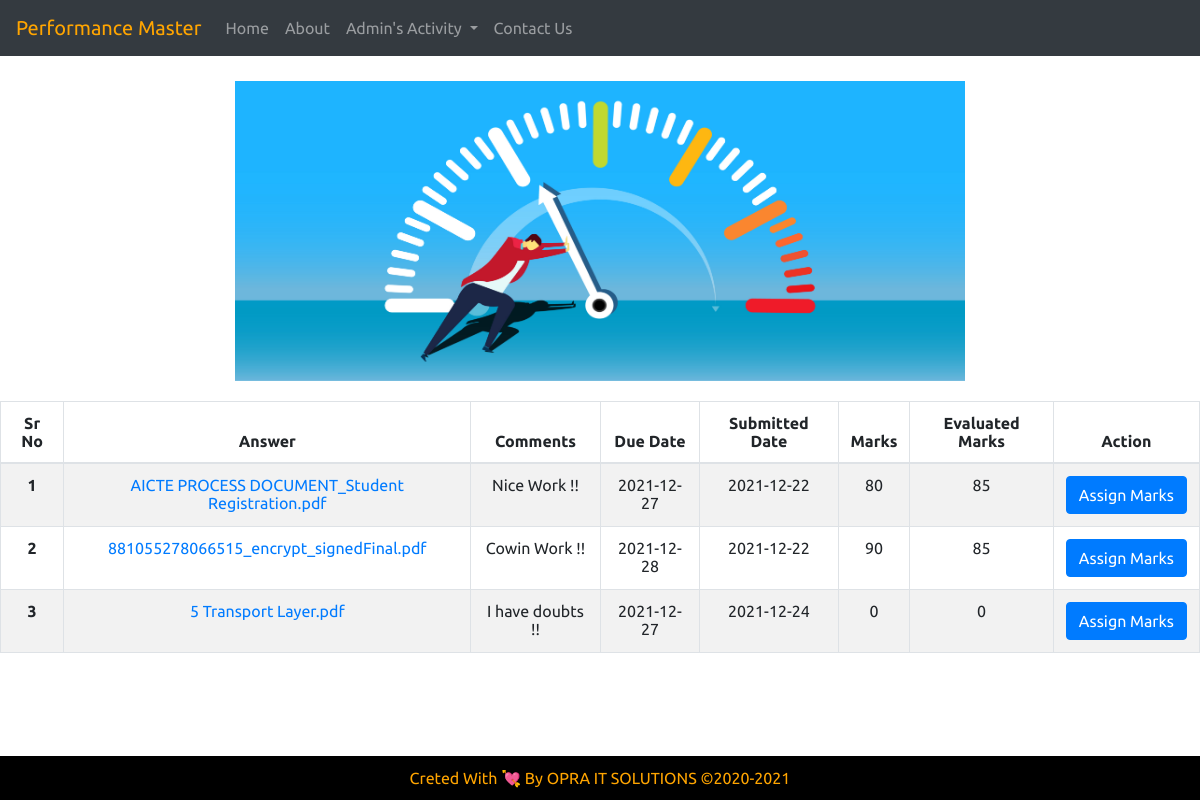
/Admin_Performance.php, run on the app's committed database.
### tables this page shows
CREATE TABLE `performance` (
  `Assignment_id` int(11) NOT NULL,
  `user_id` int(100) NOT NULL,
  `Answers` varchar(255) NOT NULL,
  `Comments` varchar(255) NOT NULL,
  `due_date` date NOT NULL,
  `submitted_date` date NOT NULL,
  `Marks` int(100) NOT NULL,
  `Evaluated_Marks` int(100) NOT NULL,
  `Certificate` varchar(100) NOT NULL
);

### Admin_Performance.php (the view, shortened to what this page needs)
<?php
include('./database.php');
$Fetch_Assignments = "SELECT * FROM `performance`";
$Result = mysqli_query($Con, $Fetch_Assignments);
?>
<!DOCTYPE html>
<html lang="en">
<head>
    <link rel="stylesheet" href="https://maxcdn.bootstrapcdn.com/bootstrap/4.0.0/css/bootstrap.min.css">
    <link rel="stylesheet" href="https://cdnjs.cloudflare.com/ajax/libs/font-awesome/4.7.0/css/font-awesome.css" />
    <link rel="stylesheet" href="style.css">
</head>
<body>
<nav class="navbar navbar-expand-lg navbar-dark bg-dark">
        <a class="navbar-brand" href="#">Performance Master</a>
        <div class="collapse navbar-collapse" id="navbarSupportedContent">
            <ul class="navbar-nav mr-auto">
                <li class="nav-item ">
                    <a class="nav-link" href="/PBRS_0/index1.php">Home <span class="sr-only">(current)</span></a>
                </li>
                <li class="nav-item">
                    <a class="nav-link" href="/PBRS_0/about.html">About</a>
                </li>
                <li class="nav-item dropdown">
                    <a class="nav-link dropdown-toggle" href="#" id="navbarDropdown" role="button"
                        data-toggle="dropdown" aria-haspopup="true" aria-expanded="false">
                        Admin's Activity
                    </a>
                </li>
                <li class="nav-item ">
                    <a class="nav-link" href="/contact.html">Contact Us</a>
                </li>
            </ul>
        </div>
    </nav>
    <div class="assignmets">
        <div class="top_div">
            <img src="performance_test.jpg" style="height: 300px;">
        </div>
        <div class="right_div">
            <table class="table table-bordered table-striped">
                <thead>
                    <tr>
                        <th scope="col">Sr No</th>
                        <th scope="col">Answer</th>
                        <th scope="col">Comments</th>
                        <th scope="col">Due Date</th>
                        <th scope="col">Submitted Date</th>
                        <th scope="col">Marks</th>
                        <th scope="col">Evaluated Marks</th>
                        <th scope="col">Action</th>
                    </tr>
                </thead>
                <tbody>
                    <?php
                    $Count = 1;
                    while ($Row = mysqli_fetch_assoc($Result)) {
                    ?>
                        <form method="POST">
                            <tr>
                                <th scope="row"><?php echo $Count; ?></th>
                                <td> <a href="./Performance/<?php echo $Row['Answers']; ?>" download><?php echo $Row['Answers']; ?></a></td>
                                <td><?php echo $Row['Comments']; ?></td>
                                <td><?php echo $Row['due_date']; ?></td>
                                <td><?php echo $Row['submitted_date']; ?></td>
                                <td><?php echo $Row['Marks']; ?></td>
                                <td><?php echo $Row['Evaluated_Marks']; ?></td>
                                <td><button class="btn btn-primary" name="Assign_Marks">Assign Marks</button></td>
                            </tr>
                        </form>
                    <?php
                        $Count++;
                    }
                    ?>
                </tbody>
            </table>
        </div>
    </div>
    <footer>
        <p class="footer-1">Creted With 💘 By OPRA IT SOLUTIONS &copy;2020-2021</p>
    </footer>
</body>
</html>

### style.css (style rules this page uses)
* { margin: 0; padding: 0; box-sizing: border-box; font-family: 'Ubuntu', sans-serif; }
.navbar .navbar-brand { color: orange; }
.assignmets { display: flex; justify-content: space-around; align-items: center; }
.assignmets table { text-align: center; }
footer { position: absolute; bottom: 0; left: 0; width: 100%; background: #000; padding: 10px; text-align: center; }
footer p { color: orange; margin-bottom: 0rem; }
.assignmets .right_div form { width: 650px; background: #fff; box-shadow: 0 10px 20px rgba(0, 0, 0, 0.1); padding: 20px; }

### Admin_Performance.php (style rules this page uses)
.assignmets .top_div img { width: 730px; height: 320px; margin-bottom: 20px; }
.assignmets { display: flex; justify-content: space-around; align-items: center; margin-top: 25px; flex-direction: column; }
.footer-1 { display: flex; justify-content: space-around; align-items: center; }

### data on the page
performance: Answers "AICTE PROCESS DOCUMENT_Student Registration.pdf", Comments "Nice Work !!", due_date "2021-12-27", submitted_date "2021-12-22", Marks "80", Evaluated_Marks "85"
performance: Answers "881055278066515_encrypt_signedFinal.pdf", Comments "Cowin Work !!", due_date "2021-12-28", submitted_date "2021-12-22", Marks "90", Evaluated_Marks "85"
performance: Answers "5 Transport Layer.pdf", Comments "I have doubts !!", due_date "2021-12-27", submitted_date "2021-12-24", Marks "0", Evaluated_Marks "0"
